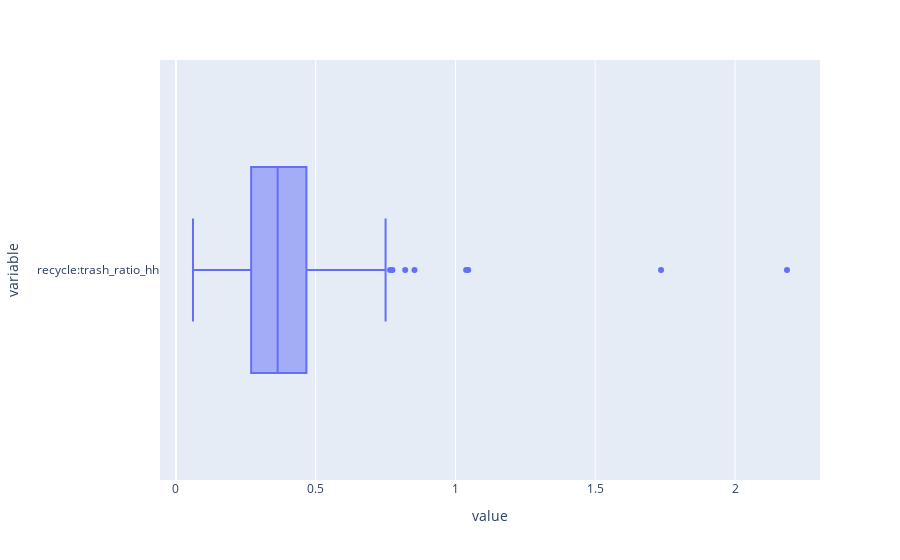

The notebook cell this image was saved under:
### Markdown cell above
Interesting, these recycling tonnage outliers definitelly all exceed the IQR for recycle:trash tonnage ratio, meaning they're not merely generating more waste per household. They are actually recycling more of their waste. I'd like to see if there are any additional outliers in the ratio data.

### Code cell
px.box(recycle19['recycle:trash_ratio_hh'], orientation='h')

### Figure 1 — Plotly figure (JSON) as saved in the notebook; plotly's stock layout.template omitted (floating-point values rounded to 4 significant figures; data arrays with more than 128 entries replaced by an {"elided": "..."} marker saying what was removed)
{"data": [{"alignmentgroup": "True", "hovertemplate": "value=%{x}<br>variable=%{y}<extra></extra>", "legendgroup": "", "marker": {"color": "#636efa"}, "name": "", "notched": false, "offsetgroup": "", "orientation": "h", "showlegend": false, "type": "box", "x": {"elided": "277 float values"}, "x0": " ", "xaxis": "x", "y": {"elided": "277 str values"}, "y0": " ", "yaxis": "y"}], "layout": {"autosize": true, "boxmode": "group", "legend": {"tracegroupgap": 0}, "margin": {"t": 60}, "xaxis": {"anchor": "y", "autorange": true, "domain": [0, 1], "range": [-0.05696, 2.304], "title": {"text": "value"}, "type": "linear"}, "yaxis": {"anchor": "x", "autorange": true, "domain": [0, 1], "range": [-0.5, 0.5], "title": {"text": "variable"}, "type": "category"}}}
